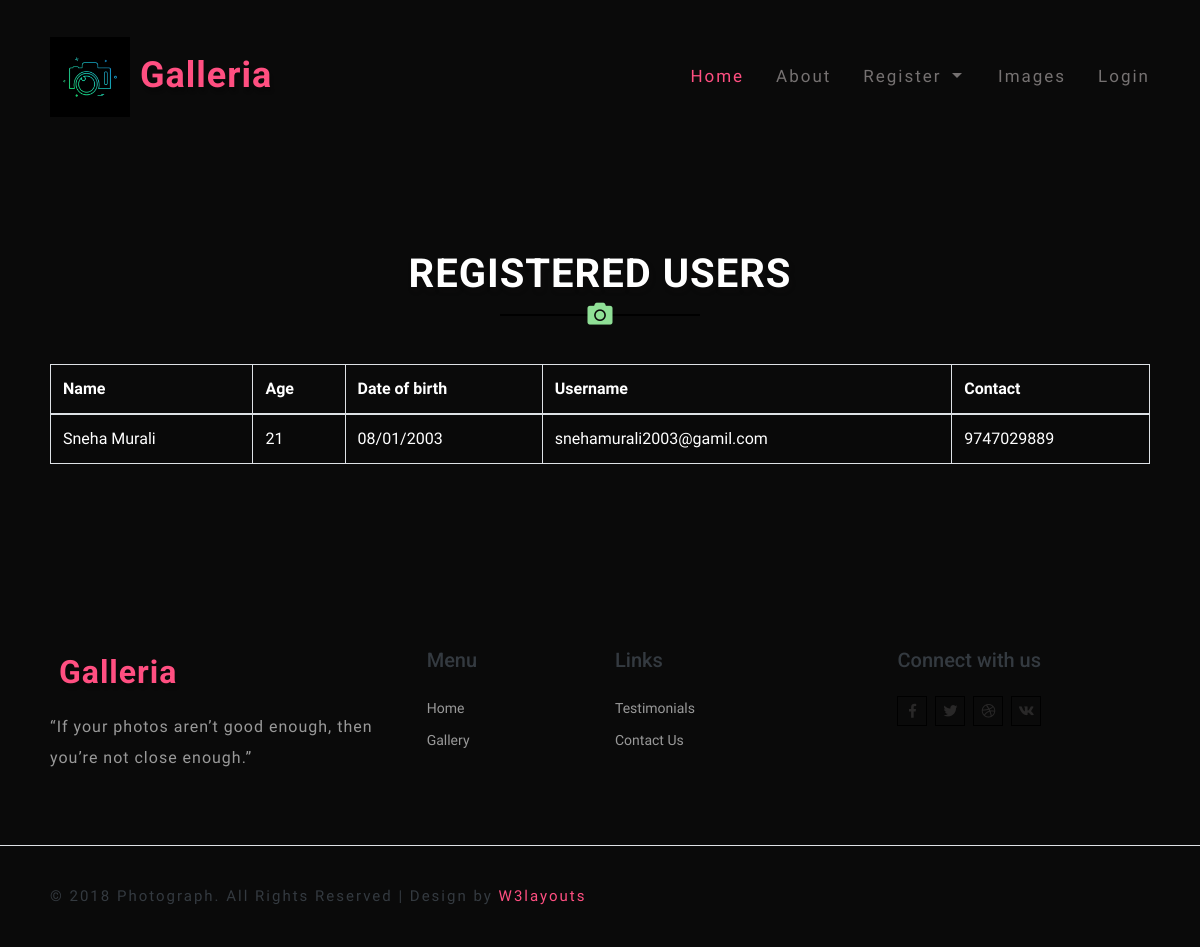
The page /v_users on the database as committed earlier.
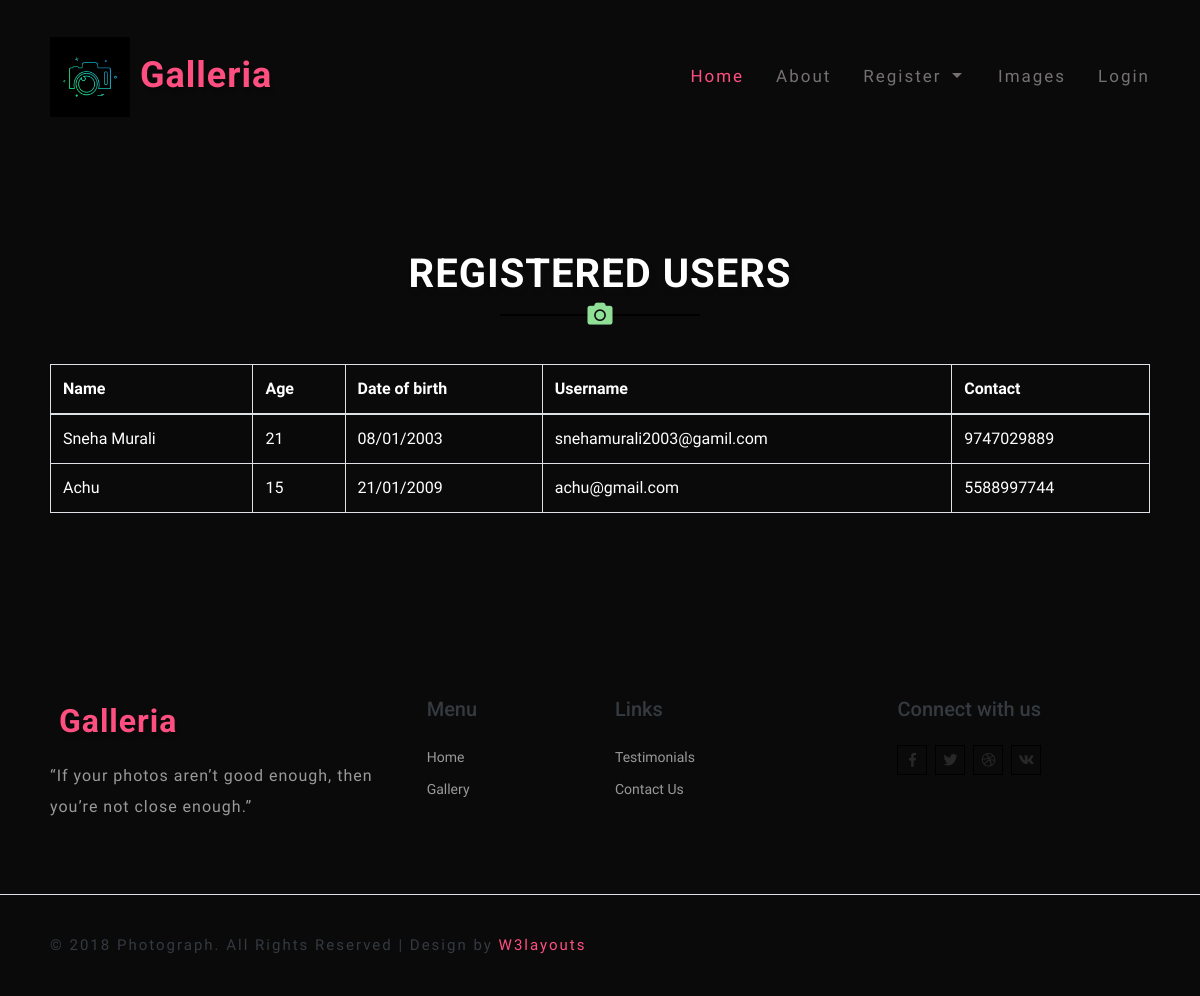
The same page on the database as committed later.
### Image/models.py (models this page shows)
class register(db.Model, UserMixin):
    id=db.Column(db.Integer, primary_key=True)
    name = db.Column(db.String(80))
    email= db.Column(db.String(80))
    number= db.Column(db.String (10))
    password = db.Column(db.String(80))
    utype = db.Column(db.String(80))
    age = db.Column(db.String(80))
    dob = db.Column(db.String(80))
    image=db.Column(db.String(80))
    status=db.Column(db.String(80),default='NULL')

### Image/routes.py (the view)
@login_required
@app.route('/v_users')
def vw_users():
    a = register.query.filter_by(utype="User").all()
    return render_template("viewuser.html",a=a)

### Image/templates/viewuser.html
{%extends 'layout.html'%}
{%block content%}
<div class="newsletter_right_w3agile py-5" id="newsletter">
    <div class="container py-xl-5 py-lg-3">
        <div class="main-title text-center mb-5">
            <h3 class="tittle text-uppercase text-white font-weight-bold">Registered Users</h3>
            <div class="title-icon">
                <i class="fas fa-camera"></i>
            </div>
        </div>
                <table class="table table-striped table-bordered" style="color: #ffff;">
                    <thead>
                        <tr>
                            <th>Name</th>
                            <th>Age</th>
                            <th>Date of birth</th>
                            <th>Username</th>
                            <th>Contact</th>
                        </tr>
                    </thead>
                <tbody>
                {% for i in a %}
                <tr>
                <td>{{i.name}}</td>
                <td>{{i.age}}</td>
                <td>{{i.dob}}</td>
                <td>{{i.email}}</td>
                <td>{{i.number}}</td>
                </tr>
                {% endfor %}
                </tbody>
                </table>
</div>
</div>
{%endblock%}

Rows that differ between the two databases and show on the page:
added register: name "Achu", age "15", dob "21/01/2009", email "achu@gmail.com", number "5588997744"
